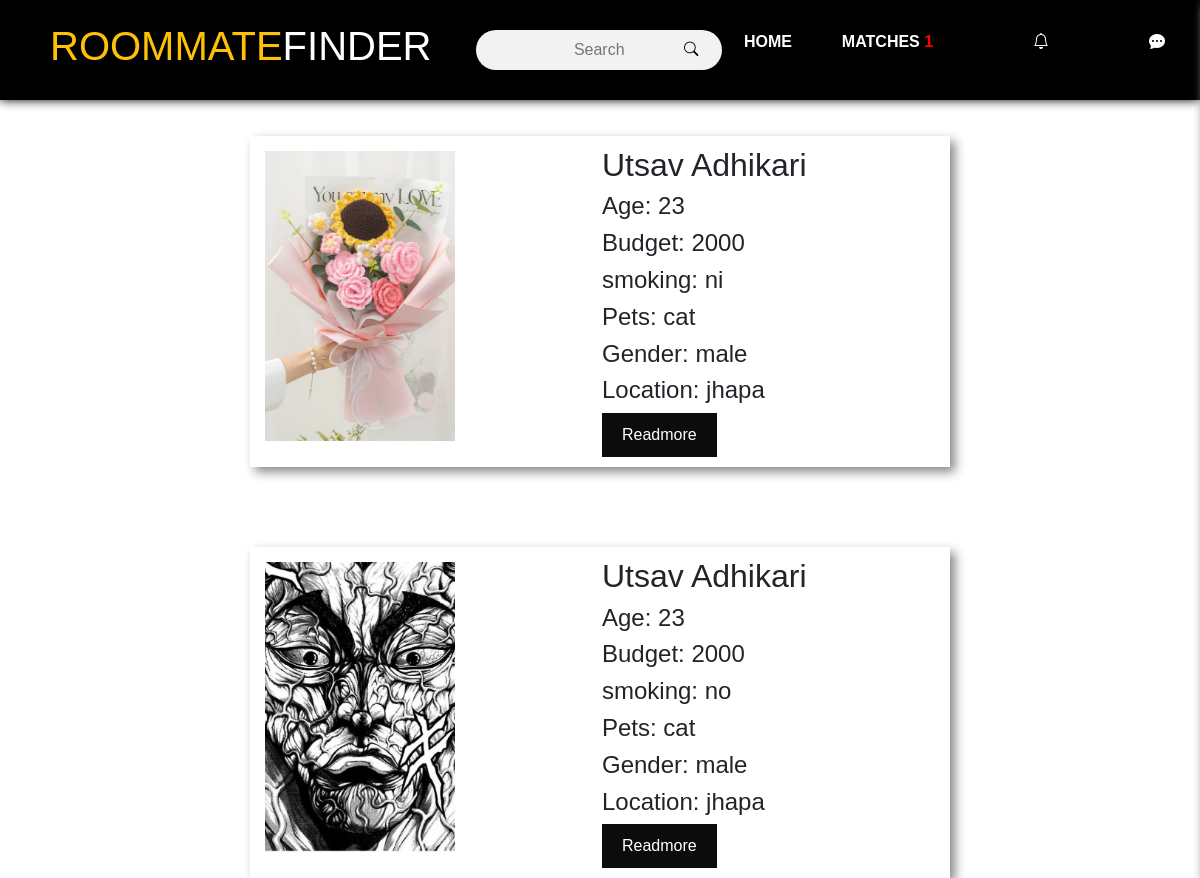
Screenshot of /dash/ with the database file from the repository.
### mysite/models.py (models this page shows)
class Profile (models.Model):
    image = models.ImageField(default='default_image.jpg',upload_to="image")
    full_name = models.CharField("full_name", max_length=30)
    gender = models.CharField("gender",max_length=50)
    age = models.IntegerField("age")
    phone = models.IntegerField("phone")
    currentL = models.CharField("clocation",max_length=50)
    occupation = models.CharField("occupation", max_length=50)
    smoking = models.CharField("smoking",max_length=50)
    pets = models.CharField("pets", max_length=50)
    budget= models.IntegerField("budget")
    social = models.CharField("social",max_length=50)
    description =models.CharField("description",default='',max_length=70)

### mysite/views.py (the view)
# urls.py: path('dash/', views.dash, name='dash'),
def dash(request):
    objs = Profile.objects.all()
    return render(request, 'main/dash.html',{"objs":objs})

### mysite/context_processors.py (called while the page is built)
def num_matches(request):
    current_user = Profile.objects.latest('id')
    users = Profile.objects.exclude(id=current_user.id)
    matching_users = []
    for user in users:
        if (
            user.budget - 500 <= current_user.budget <= user.budget + 500
            and user.currentL == current_user.currentL
        ):
            matching_users.append(user)
        elif user.smoking == current_user.smoking:
            matching_users.append(user)
    num_matches = len(matching_users)
    return {'num_matches': num_matches}

### templates/main/dash.html (shortened to what this page needs)
{% include '../base/base.html' %}
{%load static%}
{%block css%}
<link rel="stylesheet" href="{%static 'css/dash.css'%}">
{%endblock%}
 {% block navbar %}
  {% include 'main/user_nav.html' %}
 {% endblock navbar %}
{%block content%}
<h1>Welcome</h1>
    {%for obj in objs%}
        <div class="container">
            <div class="box">
                <div class="heading">
                    <h2>{{obj.full_name}}</h2>
                    <h4>Age: {{obj.age}}</h4>
                    <h4>Budget: {{obj.budget}}</h4>
                    <h4>smoking: {{obj.smoking}}</h4>
                    <h4>Pets: {{obj.pets}}</h4>
                     <h4>Gender: {{obj.gender}}</h4>
                     <h4>Location: {{obj.currentL}}</h4>
                </div>
                <img src="{{obj.image.url}}" alt="" height="200" width="200">
                <div class="text">
                    <a href="" class="read-more" id="readMoreLink">Readmore</a>
                </div>
                </div>
            </div>
    {%endfor%}
{%endblock%}

### static/css/dash.css (style rules this page uses)
* { margin:0; padding: 0; box-sizing: border-box; font-family: 'Open Sans', sans-serif; }
.container { width: 100%; }
.box { max-width: 350px; padding: 10px; box-shadow: 5px 5px 10px #888888; margin-top: 5rem; }
.box img { max-width: 300px; height: 300px; display: block; object-fit: cover; padding: 5px; }
.box .heading, .box .text { width: 100%; padding: 0 2px; min-width: 300px; }
.text a { display: inline-block; background: rgb(13, 12, 12); color: white; text-decoration: none; padding: 10px 20px; }
@media (min-width: 700px) { .container { display: flex; justify-content: space-around; align-items: center; flex-wrap: wrap; } }
@media (min-width: 700px) { .box { max-width: 700px; } }
@media (min-width: 700px) { .box img { float: left; } }
@media (min-width: 700px) { .box .heading, .box .text { float:right; width: 50%; } }

### static/css/user_nav.css (style rules this page uses)
* { margin: 0; padding: 0; box-sizing: border-box; font-family: arial; }

### rows the page displays
Profile: full_name "Utsav Adhikari", age "23", budget "2000", smoking "ni", pets "cat", gender "male", currentL "jhapa", image (picture)
Profile: full_name "Utsav Adhikari", age "23", budget "2000", smoking "no", pets "cat", gender "male", currentL "jhapa", image (picture)

### other values shown
{{ num_matches }} "1"
